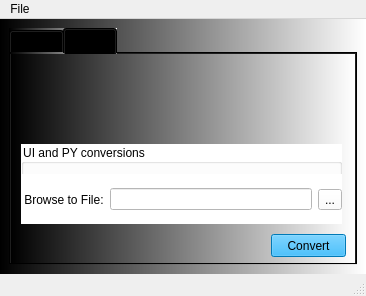
<?xml version="1.0" encoding="UTF-8"?>
<ui version="4.0">
 <class>MainWindow</class>
 <widget class="QMainWindow" name="MainWindow">
  <property name="geometry">
   <rect>
    <x>0</x>
    <y>0</y>
    <width>366</width>
    <height>296</height>
   </rect>
  </property>
  <property name="windowTitle">
   <string>MainWindow</string>
  </property>
  <widget class="QWidget" name="centralwidget">
   <property name="styleSheet">
    <string notr="true">background-color: qlineargradient(spread:pad, x1:0, y1:0, x2:1, y2:0, stop:0 rgba(0, 0, 0, 255), stop:1 rgba(255, 255, 255, 255));</string>
   </property>
   <layout class="QVBoxLayout" name="verticalLayout">
    <item>
     <widget class="QTabWidget" name="tabWidget">
      <property name="currentIndex">
       <number>1</number>
      </property>
      <widget class="QWidget" name="tab">
       <property name="styleSheet">
        <string notr="true">QWidget{
background-color: rgb(0, 0, 255);
}

QPushButton{
background-color: rgb(255, 255, 255);
}

QPushButton#pushButton_set_label{
background-color: rgb(255, 0, 255);
}
</string>
       </property>
       <attribute name="title">
        <string>Tab 1</string>
       </attribute>
       <widget class="QWidget" name="verticalLayoutWidget">
        <property name="geometry">
         <rect>
          <x>0</x>
          <y>0</y>
          <width>341</width>
          <height>201</height>
         </rect>
        </property>
        <layout class="QVBoxLayout" name="verticalLayout_2">
         <item>
          <widget class="QLabel" name="label">
           <property name="font">
            <font>
             <pointsize>18</pointsize>
            </font>
           </property>
           <property name="text">
            <string>TextLabel</string>
           </property>
           <property name="alignment">
            <set>Qt::AlignCenter</set>
           </property>
          </widget>
         </item>
         <item>
          <layout class="QHBoxLayout" name="horizontalLayout">
           <item>
            <widget class="QPushButton" name="pushButton_clear">
             <property name="text">
              <string>Clear label</string>
             </property>
            </widget>
           </item>
           <item>
            <widget class="QPushButton" name="pushButton_set_label">
             <property name="text">
              <string>Set label</string>
             </property>
            </widget>
           </item>
          </layout>
         </item>
        </layout>
       </widget>
      </widget>
      <widget class="QWidget" name="tab_2">
       <property name="autoFillBackground">
        <bool>false</bool>
       </property>
       <attribute name="title">
        <string>Tab 2</string>
       </attribute>
       <widget class="QPushButton" name="pushButton_convert">
        <property name="geometry">
         <rect>
          <x>260</x>
          <y>180</y>
          <width>75</width>
          <height>23</height>
         </rect>
        </property>
        <property name="styleSheet">
         <string notr="true">background-color: rgb(0, 170, 255);</string>
        </property>
        <property name="text">
         <string>Convert</string>
        </property>
       </widget>
       <widget class="QGroupBox" name="groupBox">
        <property name="geometry">
         <rect>
          <x>10</x>
          <y>90</y>
          <width>321</width>
          <height>80</height>
         </rect>
        </property>
        <property name="styleSheet">
         <string notr="true">background-color: rgb(255, 255, 255);</string>
        </property>
        <property name="title">
         <string>UI and PY conversions</string>
        </property>
        <widget class="QWidget" name="horizontalLayoutWidget">
         <property name="geometry">
          <rect>
           <x>0</x>
           <y>30</y>
           <width>321</width>
           <height>51</height>
          </rect>
         </property>
         <layout class="QHBoxLayout" name="horizontalLayout_2">
          <item>
           <widget class="QLabel" name="label_convert">
            <property name="text">
             <string> Browse to File:</string>
            </property>
           </widget>
          </item>
          <item>
           <widget class="QLineEdit" name="lineEdit"/>
          </item>
          <item>
           <widget class="QToolButton" name="toolButton">
            <property name="text">
             <string>...</string>
            </property>
           </widget>
          </item>
         </layout>
        </widget>
       </widget>
      </widget>
     </widget>
    </item>
   </layout>
  </widget>
  <widget class="QMenuBar" name="menubar">
   <property name="geometry">
    <rect>
     <x>0</x>
     <y>0</y>
     <width>366</width>
     <height>21</height>
    </rect>
   </property>
   <widget class="QMenu" name="menuFile">
    <property name="title">
     <string>File</string>
    </property>
    <addaction name="actionNew"/>
    <addaction name="separator"/>
    <addaction name="actionExit"/>
   </widget>
   <addaction name="menuFile"/>
  </widget>
  <widget class="QStatusBar" name="statusbar">
   <property name="statusTip">
    <string>Text displayed</string>
   </property>
  </widget>
  <action name="actionNew">
   <property name="icon">
    <iconset>
     <normaloff>../icons/new_icon.png</normaloff>../icons/new_icon.png</iconset>
   </property>
   <property name="text">
    <string>New</string>
   </property>
   <property name="statusTip">
    <string>New File</string>
   </property>
  </action>
  <action name="actionExit">
   <property name="icon">
    <iconset>
     <normaloff>../icons/exit_icon.png</normaloff>../icons/exit_icon.png</iconset>
   </property>
   <property name="text">
    <string>Exit</string>
   </property>
  </action>
 </widget>
 <resources/>
 <connections/>
 <slots>
  <slot>slot1()</slot>
 </slots>
</ui>
